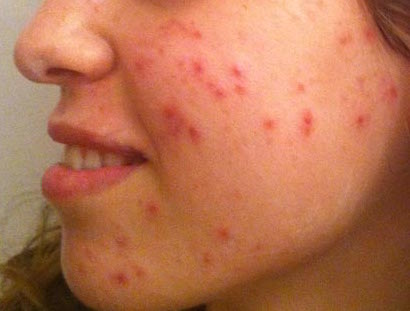
#> input picture demo_images/test-acne.jpg, 410 x 311 px
$ jupyter execute --allow-errors skinrecognition.ipynb   (shell and % lines are left out)   (older library calls are emulated)
#> lines starting #> are read from the running program, lines starting #| are printed output that depends on the picture; after the words box and inside, x2 and y2 are one past the last pixel; in counts of white or black regions, pixels touching at a corner belong together
## Required libraries

[cell 1]
import imutils
import numpy as np
import os
import cv2
import time
import glob
import warnings

import matplotlib.pyplot as plt

from sklearn.model_selection import train_test_split
from sklearn.metrics import accuracy_score, log_loss, precision_score, recall_score, f1_score, classification_report

from keras import backend as K
from keras.models import Sequential, Model
from keras.layers import (Flatten, Dense, Input, Conv2D, ZeroPadding2D, Dropout,
                          MaxPooling2D, GlobalAveragePooling2D, GlobalMaxPooling2D)
from keras.optimizers import SGD
from keras.callbacks import EarlyStopping
from keras.utils import np_utils
from keras.layers import Input
from keras_applications.imagenet_utils import _obtain_input_shape

# hide all warnings in jupyter
warnings.filterwarnings('ignore')

## Utilities

[cell 2]
def read_and_resize_img(path_to_file, resize=None):
#> called with path_to_file = 'demo_images/test-acne.jpg'
    img = cv2.imread(path_to_file)
#> img is the input picture: shape (311, 410, 3); mean B, G, R 82.7, 114.8, 183.9
    if resize:
        img = cv2.resize(img, (resize, resize), cv2.INTER_LINEAR)
    return img

[cell 3]
def resize_img(img, resize):
    return cv2.resize(img, (resize, resize), cv2.INTER_LINEAR)

[cell 4]
# [4 lines left out: function read_and_show_image, not called in this run]

[cell 5]
def extract_mask_and_skin(image, upper, lower):
    """
    resized frame convert to the HSV color space,
    and determine the HSV pixel intensities that fall into
    the speicifed upper and lower boundaries
    """
    converted = cv2.cvtColor(image, cv2.COLOR_BGR2HSV)
#> converted: shape (311, 410, 3); mean H, S, V 10.2, 145.9, 183.9
    skin_mask = cv2.inRange(converted, lower, upper)
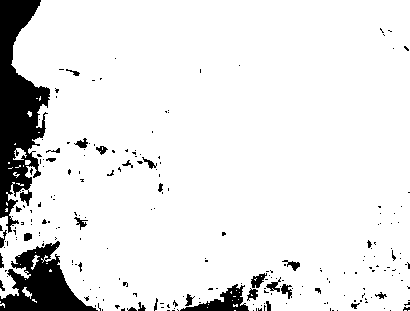
#> skin_mask: shape (311, 410); 90.3% white; 227 black regions (195 under 20 px), largest, box (x1, y1, x2, y2) and area: (0, 0, 50, 233) 6215, (0, 241, 98, 311) 3326, (180, 284, 249, 311) 753

    """
    apply a series of erosions and dilations to the mask
    using an elliptical kernel
    """
    kernel = cv2.getStructuringElement(cv2.MORPH_ELLIPSE, (11, 11))
    # more iterations - less small contours
    skin_mask = cv2.erode(skin_mask, kernel, iterations = 5)
#> skin_mask: shape (311, 410); 41.7% white; 2 white regions (1 under 20 px), largest, box (x1, y1, x2, y2) and area: (39, 0, 410, 277) 53213
    skin_mask = cv2.dilate(skin_mask, kernel, iterations = 5)
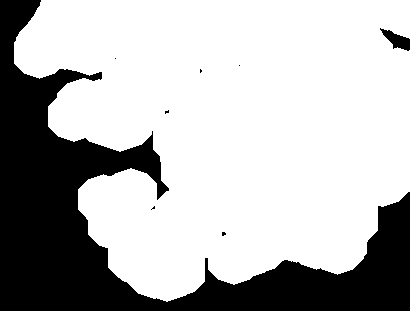
#> skin_mask: shape (311, 410); 71% white; 8 black regions (6 under 20 px), largest, box (x1, y1, x2, y2) and area: (0, 0, 410, 311) 36592, (380, 28, 410, 51) 320

    """
    blur the mask to help remove noise, then apply the
    mask to the frame
    """
    skin_mask = cv2.GaussianBlur(skin_mask, (3, 3), 0)
    skin = cv2.bitwise_and(image, image, mask = skin_mask)
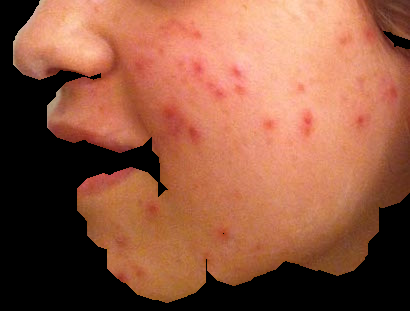
#> skin: shape (311, 410, 3); mean B, G, R 65.6, 89.3, 146.2
    return skin, skin_mask

[cell 6]
def convert_bgr2rgb(image):
    """
    to avoid colours inversing while plotting via matplotlib
    """
    return cv2.cvtColor(image, cv2.COLOR_BGR2RGB)

[cell 7]
def plot_images(images, titles, size=15):
#> called with size = 15
    if not isinstance(images, list):
        images = [images]
        titles = [titles]
    plt.figure(figsize=(size, size))
    for i in range(len(images)):
        plt.subplot(1, 3, i + 1), plt.imshow(images[i], 'gray')
        plt.title(titles[i])
        plt.xticks([]), plt.yticks([])
#> this loop made 3 passes
    plt.show()
#> in extract_mask_and_skin (call 2), `skin_mask = cv2.inRange(converted, lower, upper)`:
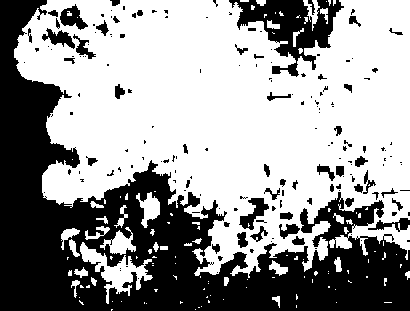
#> skin_mask: shape (311, 410); 60.3% white; 174 black regions (122 under 20 px), largest, box (x1, y1, x2, y2) and area: (0, 0, 410, 311) 42253, (229, 0, 344, 77) 3652, (239, 198, 269, 230) 410
#> in extract_mask_and_skin (call 2), `skin_mask = cv2.erode(skin_mask, kernel, iterations = 5)`:
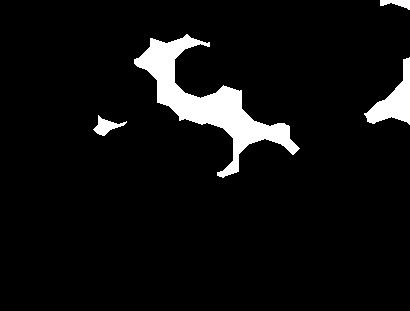
#> skin_mask: shape (311, 410); 6% white; 4 white regions, box (x1, y1, x2, y2) and area: (134, 34, 300, 178) 5907, (364, 57, 410, 125) 1296, (93, 115, 127, 136) 290, (380, 0, 410, 10) 176
#> in extract_mask_and_skin (call 2), `skin_mask = cv2.dilate(skin_mask, kernel, iterations = 5)`:
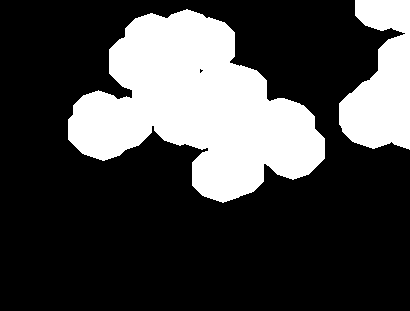
#> skin_mask: shape (311, 410); 27.1% white; 2 white regions
#> in extract_mask_and_skin (call 2), `skin = cv2.bitwise_and(image, image, mask = skin_mask)`:
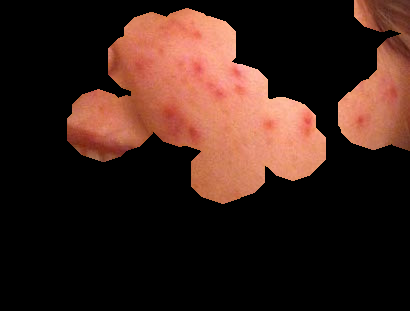
#> skin: shape (311, 410, 3); mean B, G, R 26.2, 34.1, 59.1
#> the loop in plot_images (call 2), `for i in range(len(images)):` made 3 passes

[cell 8]
def find_warning_areas(skin_mask, original_image):
    """
    Function takes as input original image and it's mask
    and returns original image with areas of probable skin diseases
    """
    cnts = cv2.findContours(skin_mask.copy(), cv2.RETR_EXTERNAL, cv2.CHAIN_APPROX_SIMPLE)
#> cnts = 2 contours; box (x1, y1, x2, y2) and area: (67, 8, 326, 204) 28200, (338, 0, 410, 151) 7278
    cnts = cnts[0] if imutils.is_cv2() else cnts[1]

    new_image = original_image.copy()

    # computes the bounding box for the contour, and draws it on the image
    for c in cnts:
        rect = cv2.boundingRect(c)
        # if rect[2] < 100 or rect[3] < 100: continue
        # print cv2.contourArea(c)
        x,y,w,h = rect
        cv2.rectangle(new_image, (x, y), (x + w, y + h), (0, 255, 0), 2)
#> this loop made 2 passes
#> (x, y, w, h) on passes 1 to 2: (67, 8, 259, 196), (338, 0, 72, 151)
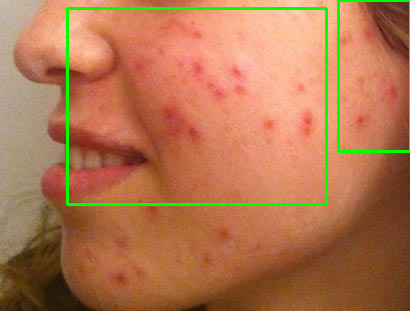
#> new_image: shape (311, 410, 3); 2.89% of pixels changed, all inside (x1, y1, x2, y2) = (66, 0, 410, 206)
        # cv2.putText(image,'skin disease',(x + w + 10,y + h), 0, 0.5, (0, 255, 0))
    return new_image

[cell 9]
def general_warning_area(skin_mask, original_image):
    """
    Function takes as input original image and it's mask
    and returns original images with general area of all areas of probable skin disease
    """
    cnts = cv2.findContours(skin_mask.copy(), cv2.RETR_EXTERNAL, cv2.CHAIN_APPROX_SIMPLE)
    contours = cnts[0] if imutils.is_cv2() else cnts[1]
#> contours has the same summary as cnts in find_warning_areas

    new_image = original_image.copy()
    height, width, _ = new_image.shape
#> height = 311; width = 410
    min_x, min_y = width, height
#> min_x = 410; min_y = 311
    max_x = max_y = 0

    # computes the bounding box for the contour, and draws it on the image
    for contour in contours:
        (x,y,w,h) = cv2.boundingRect(contour)
        min_x, max_x = min(x, min_x), max(x+w, max_x)
        min_y, max_y = min(y, min_y), max(y+h, max_y)
#> this loop made 2 passes
#> (x, y, w, h, min_x, max_x, min_y, max_y) on passes 1 to 2: (67, 8, 259, 196, 67, 326, 8, 204), (338, 0, 72, 151, 67, 410, 0, 204)
    #     if w > 80 and h > 80:
    #         cv2.rectangle(image, (x,y), (x+w,y+h), (255, 0, 0), 2)

    if max_x - min_x > 0 and max_y - min_y > 0:
        cv2.rectangle(new_image, (min_x, min_y), (max_x, max_y), (255, 0, 0), 2)
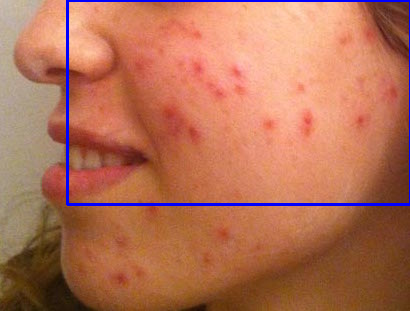
#> new_image: shape (311, 410, 3); 1.98% of pixels changed, all inside (x1, y1, x2, y2) = (66, 0, 410, 206)
    cropped_image = new_image[min_y:max_y, min_x:max_x].copy()
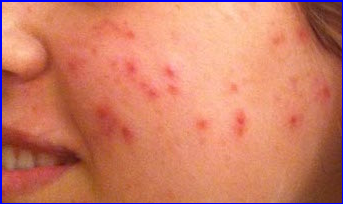
#> cropped_image: shape (204, 343, 3); mean B, G, R 101.3, 125, 205.4

    return new_image, cropped_image

[cell 10]
# [15 lines left out: function proba_to_classes, not called in this run]

## HSV skin parameters

[cell 11]
# skin #1
lower_skin = np.array([0, 70, 80], dtype = "uint8")
upper_skin = np.array([20, 200, 255], dtype = "uint8")

# skin #2
# lower_skin = np.array([0, 10, 60], dtype = "uint8")
# upper_skin = np.array([20, 150, 255], dtype = "uint8")

# acne
lower_acne = np.array([0, 70, 50], dtype = "uint8")
upper_acne = np.array([10, 255, 255], dtype = "uint8")

## Extracting skin

[cell 12]
# original_image = 'demo_images/pretty_face.jpg'
original_image = 'demo_images/test-acne.jpg'
image_sample = read_and_resize_img(original_image)

[cell 13]
skin, skin_mask = extract_mask_and_skin(image_sample, upper=upper_skin, lower=lower_skin)

[cell 14]
images = [convert_bgr2rgb(image_sample), skin_mask, convert_bgr2rgb(skin)]

titles = ['Original Image','Masked Image', 'Processed Image']

[cell 15]
plot_images(images, titles)

## Extracting skin disease

[cell 16]
# original_image = 'demo_images/test-acne.jpg'
# image_sample = read_and_resize_img(original_image)
image_sample1 = skin.copy()

[cell 17]
skin, skin_mask = extract_mask_and_skin(image_sample, upper=upper_acne, lower=lower_acne)

[cell 18]
images = [convert_bgr2rgb(image_sample1), skin_mask, convert_bgr2rgb(skin)]

titles = ['Original Image','Masked Image', 'Processed Image']

[cell 19]
plot_images(images, titles)

[cell 20]
new_image = find_warning_areas(skin_mask, original_image=image_sample)

[cell 21]
plot_images([convert_bgr2rgb(new_image)], ['Acne Areas'], 20)

[cell 22]
image = general_warning_area(skin_mask, original_image=image_sample)[0]
cropped_image = general_warning_area(skin_mask, original_image=image_sample)[1]
#> the loop in general_warning_area (call 2), `for contour in contours:` made 2 passes

[cell 23]
plot_images([convert_bgr2rgb(image)], ['Warning Area'], 20)

[cell 24]
plot_images([convert_bgr2rgb(cropped_image)], ['Cropped Warning Area'], 20)

$ run again, with demo_images/pretty_face.jpg copied over demo_images/test-acne.jpg
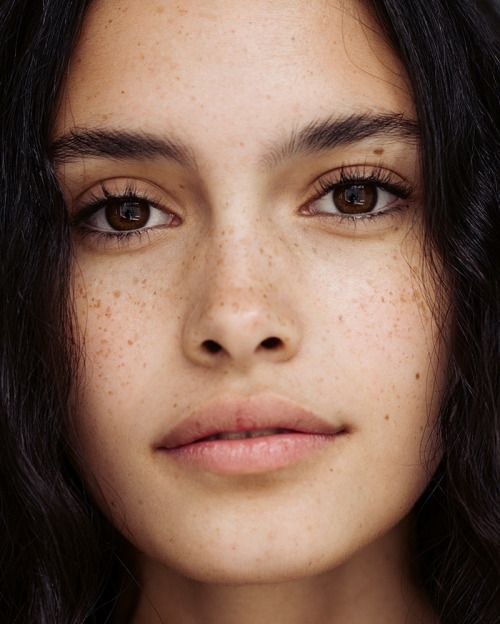
#> input picture demo_images/pretty_face.jpg, 500 x 624 px
#> in read_and_resize_img, img is the input picture: shape (624, 500, 3); mean B, G, R 80.1, 94.8, 123.6
#> converted: shape (624, 500, 3); mean H, S, V 26.4, 107.3, 123.7
#> the loop in plot_images, `for i in range(len(images)):` made 3 passes
#> in extract_mask_and_skin (call 2), `skin_mask = cv2.dilate(skin_mask, kernel, iterations = 5)`:
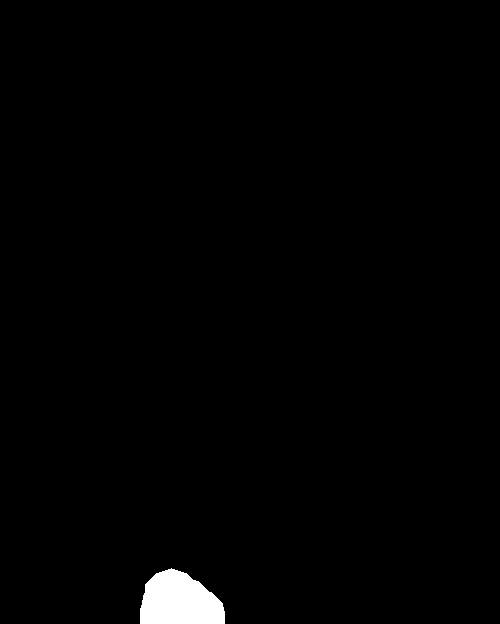
#> skin_mask: shape (624, 500); 1.2% white; 1 white region
#> the loop in plot_images (call 2), `for i in range(len(images)):` made 3 passes
#> in find_warning_areas, `cnts = cv2.findContours(skin_mask.copy(), cv2.RETR_EXTERNAL, cv2.CHAIN..`: cnts = 1 contour; box (x1, y1, x2, y2) and area: (139, 567, 226, 624) 3678
#> the loop in find_warning_areas, `for c in cnts:` made 1 pass
#> (x, y, w, h) on pass 1: (139, 567, 87, 57)
#> contours has the same summary as cnts in find_warning_areas
#> the loop in general_warning_area, `for contour in contours:` made 1 pass
#> (x, y, w, h, min_x, max_x, min_y, max_y) on pass 1: (139, 567, 87, 57, 139, 226, 567, 624)
#> in general_warning_area, `cropped_image = new_image[min_y:max_y, min_x:max_x].copy()`:
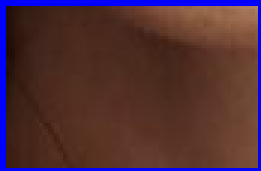
#> cropped_image: shape (57, 87, 3) (shown 3 times larger); mean B, G, R 55, 46.3, 79
#> the loop in general_warning_area (call 2), `for contour in contours:` made 1 pass
